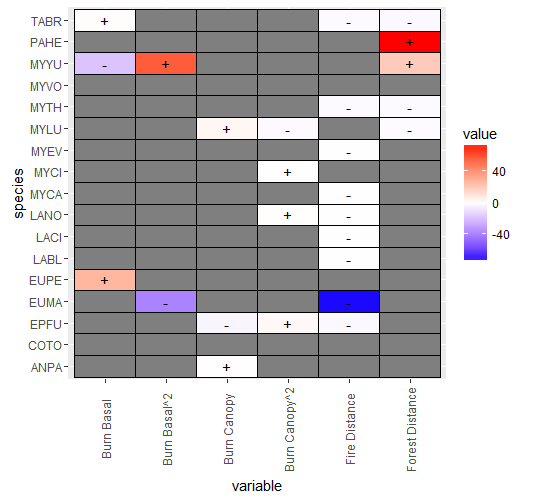

Generate this figure with R:
occupancytable2 <- read.csv("~/LastBat/occupancytable2.csv", row.names=1)

library(ggplot2)


library(reshape2)
occupancytable2 <- occupancytable2[-18,-7]
colnames(occupancytable2)<- c("Burn Basal", "Burn Basal^2", "Burn Canopy", "Burn Canopy^2", "Fire Distance", "Forest Distance")
occupancytable2$species <- rownames(occupancytable2)
dfm <- melt(occupancytable2, id.vars="species")
dfm$sign <- ifelse(dfm$value > 0 , "+" , ifelse(dfm$value < 0, "-", ""))


p <- ggplot(dfm, aes(x=variable, y=species)) +  geom_tile(aes(fill=value), colour = "black") + scale_fill_gradient2(low = "blue", high = 'red') +
theme(axis.text.x = element_text(angle = 90, hjust = 0.5, vjust = 0.5))+ geom_text(aes(label=sign))
p

Detectiontable2 <- read.csv("~/LastBat/Detectiontable2.csv")
rownames(Detectiontable2) <- Detectiontable2[,2]
Detectiontable2 <- Detectiontable2[-18,-c(1,2,12)]
Detectiontable2$species <- rownames(Detectiontable2)
dfm2 <- melt(Detectiontable2, id.vars="species")
dfm2$sign <- ifelse(dfm2$value > 0 , "+" , ifelse(dfm2$value < 0, "-", ""))
p <- ggplot(dfm2, aes(x=variable, y=species)) +  geom_tile(aes(fill=value), colour = "black") + scale_fill_gradient2(low = "blue", high = 'red') +
  theme(axis.text.x = element_text(angle = 90, hjust = 0.5, vjust = 0.5))+ geom_text(aes(label=sign))
p
